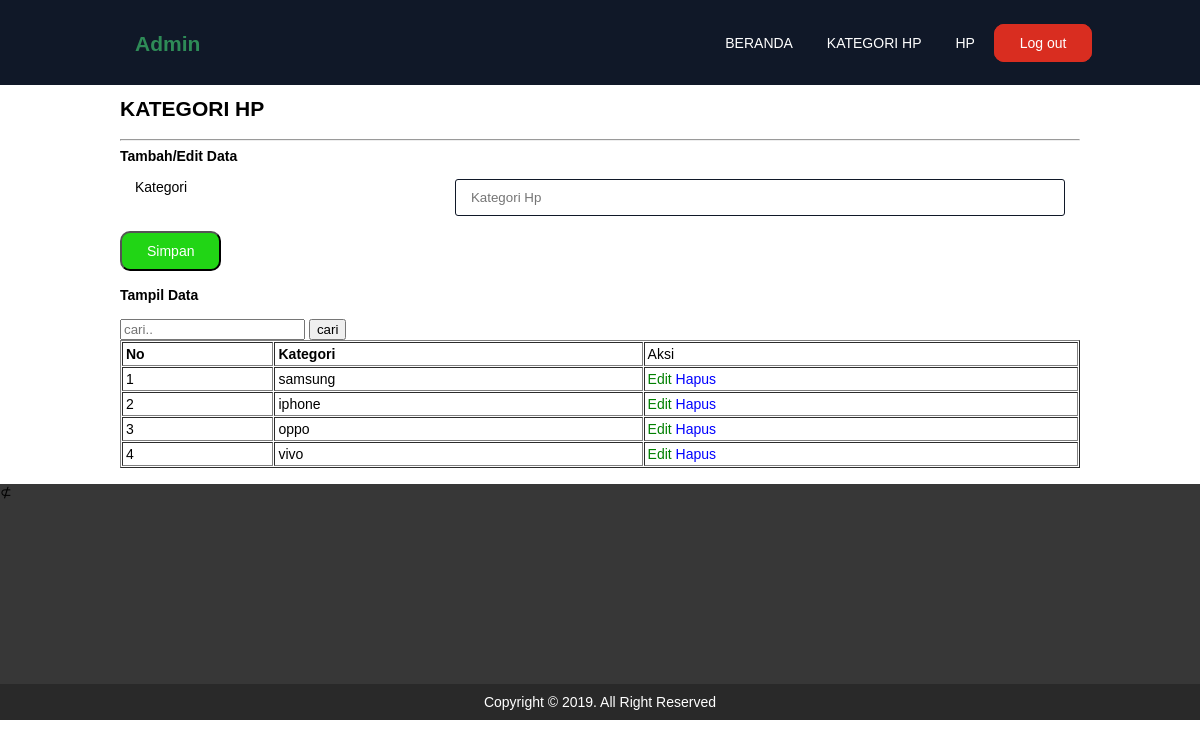
/admin/index.php?page=tambah_kategori (signed in), run on the app's committed database.
### tables this page shows
CREATE TABLE `kategori_hp` (
  `id_kategori` int(11) NOT NULL,
  `kategori` varchar(100) NOT NULL
);

### admin/page/tambah_kategori.php (the view, shortened to what this page needs)
<div class="container">
	<h2 class="">KATEGORI HP</h2>
	<hr>
	<div class="kotak_form">
		<b>Tambah/Edit Data</b>
		<?php
		$idkategori = mysqli_real_escape_string($conn, @$_GET['id_kategori']);
		if (@$_GET['proses'] == "form_edit") {
			$action = "?page=tambah_kategori&&proses=edit&&id_kategori=$idkategori";
			$tampildata = mysqli_fetch_array(mysqli_query($conn, "SELECT * FROM kategori_hp WHERE id_kategori='$idkategori'"));
		} else {
			$action = "?page=tambah_kategori&&proses=tambah";
		}
		?>
		<form method="post" action="<?php echo $action; ?>">
			<label class="col-4">Kategori</label>
			<div class="col-8">
				<input class="form_input" type="text" name="kategori" value="<?php echo @$tampildata['kategori']; ?>" placeholder="Kategori Hp" class="form_input">
			</div>
			<input type="submit" name="Simpan" value="Simpan" class="form_button2">
		</form>
	</div><br>
	<div class="kotak_form">
		<b>Tampil Data</b><br><br>
		<form method="post" class="form">
			<input type="text" name="cari" placeholder="cari..">
			<button for="cari">cari</button>
		</form>
		<table border="1" cellpadding="3" cellspacing="1" width="100%">
			<tr>
				<td><b>No</b></td>
				<td><b>Kategori</b></td>
				<td>Aksi</td>
			</tr>
			<?php
			$i = 1;
			$kategori = mysqli_query($conn, "SELECT * FROM kategori_hp");
			while ($kategori1 = mysqli_fetch_array($kategori)) {
			?>
				<tr>
					<td><?php echo $i; ?></td>
					<td><?php echo $kategori1['kategori']; ?></td>
					<td>
						<a class="text_kecil" href="?page=edit_kategori&&id_kategori=<?php echo $kategori1['id_kategori'] ?>" class="">Edit</a>
						<a class="text_kecil2" href="?page=tambah_kategori&&id_kategori=<?php echo $kategori1['id_kategori'] ?>&&proses=hapus" class="">Hapus</a>
					</td>
				</tr>
			<?php $i = $i + 1;
			} ?>
		</table>
		<br>
	</div>
</div>

### style.css (style rules this page uses)
* { box-sizing: border-box; }
.col-4 { width: 33.33%; }
.col-8 { width: 66.66%; }
[class*="col-"] { float: left; padding: 15px; }
.container { margin: 0 auto; width: 80%; text-align: left; }
.form_button2 { padding: 10px 25px; border-radius: 10px; background: #21d515; font-size: 14px; color: #fff; text-decoration: none; }
.text_kecil { text-decoration: none; color: green; }
.text_kecil2 { text-decoration: none; color: blue; }
.form_input { width: 100%; padding: 10px 15px; color: #101828; border-radius: 3px; background-color: #fff; border: 1px solid #101828; }

### data on the page
kategori_hp: kategori "samsung"
kategori_hp: kategori "iphone"
kategori_hp: kategori "oppo"
kategori_hp: kategori "vivo"
